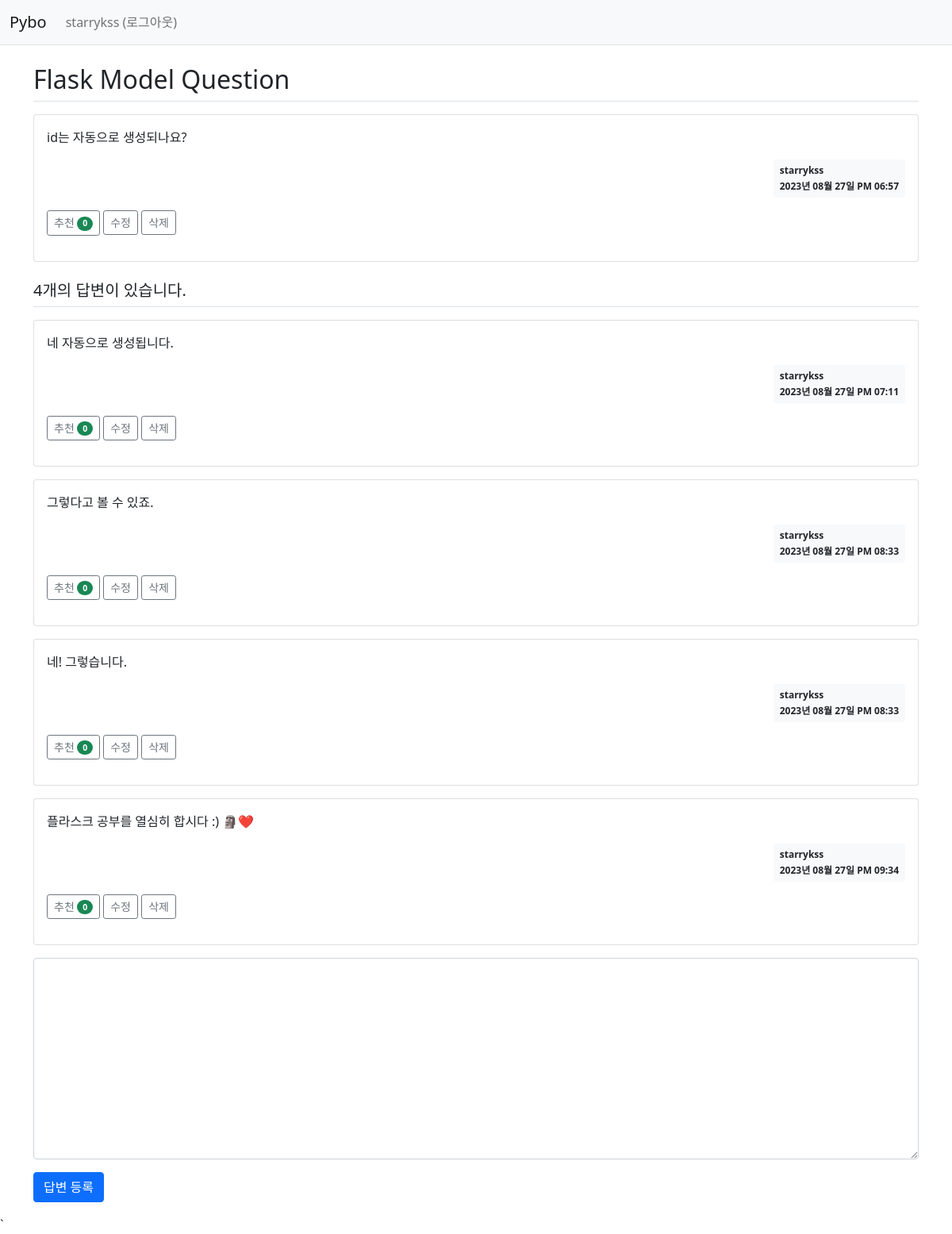
Screenshot of /question/detail/2/ (signed in) with the database file from the repository.
### pybo/models.py (models this page shows)
class User(db.Model):
    id = db.Column(db.Integer, primary_key=True)
    username = db.Column(db.String(150), unique=True, nullable=False)
    password = db.Column(db.String(200), nullable=False)
    email = db.Column(db.String(120), unique=True, nullable=False)

class Question(db.Model):
    id = db.Column(db.Integer, primary_key=True)
    subject = db.Column(db.String(200), nullable=False)
    content = db.Column(db.Text(), nullable=False)
    create_date = db.Column(db.DateTime(), nullable=False)
    user_id = db.Column(db.Integer, db.ForeignKey('user.id', ondelete='CASCADE'), nullable=False)
    user = db.relationship('User', backref=db.backref('question_set'))
    modify_date = db.Column(db.DateTime(), nullable=True)
    voter = db.relationship('User', secondary=question_voter, backref=db.backref('question_voter_set'))

class Answer(db.Model):
    id = db.Column(db.Integer, primary_key=True)
    question_id = db.Column(db.Integer, db.ForeignKey('question.id', ondelete='CASCADE'))
    question = db.relationship('Question', backref=db.backref('answer_set'))
    content = db.Column(db.Text(), nullable=False)
    create_date = db.Column(db.DateTime(), nullable=False)
    user_id = db.Column(db.Integer, db.ForeignKey('user.id', ondelete='CASCADE'), nullable=False)
    user = db.relationship('User', backref=db.backref('answer_set'))
    modify_date = db.Column(db.DateTime(), nullable=True)
    voter = db.relationship('User', secondary=answer_voter, backref=db.backref('answer_voter_set'))

### pybo/views/question_views.py (the view)
@bp.route('/detail/<int:question_id>/')
def detail(question_id):
    form = AnswerForm()
    question = Question.query.get_or_404(question_id)
    return render_template('question/question_detail.html', question=question, form=form)

### pybo/forms.py
class AnswerForm(FlaskForm):
    content = TextAreaField('내용', validators=[DataRequired('내용은 필수입력 항목입니다.')])

### pybo/filter.py (called while the page is built)
def format_datetime(value, fmt='%Y년 %m월 %d일 %p %I:%M'):
    return value.strftime(fmt)

### pybo/views/auth_views.py (called while the page is built)
@bp.before_app_request
def load_logged_in_user():
    user_id = session.get('user_id')
    if user_id is None:
        g.user = None
    else:
        g.user = User.query.get(user_id)

### pybo/templates/question/question_detail.html (shortened to what this page needs)
{% extends 'base.html' %}
{% block content %}
<div class="container my-3">
    <h2 class="border-bottom py-2">{{ question.subject }}</h2>
    <div class="card my-3">
        <div class="card-body">
            <div class="card-text">{{ question.content|markdown }}</div>
            <div class="d-flex justify-content-end">
                <div class="badge bg-light text-dark p-2 text-start">
                    <div class="mb-2">{{ question.user.username }}</div>
                    <div>{{ question.create_date|datetime }}</div>
                </div>
            </div>
            <div class="my-3">
                <a href="javascript:void(0)" data-uri="{{ url_for('question.vote', question_id=question.id) }}" class="recommend btn btn-sm btn-outline-secondary"> 추천
                <span class="badge rounded-pill bg-success">{{ question.voter|length }}</span>
                </a>
                {% if g.user == question.user %}
                <a href="{{ url_for('question.modify', question_id=question.id) }}" class="btn btn-sm btn-outline-secondary">수정</a>
                <a href="javascript:void(0)" class="delete btn btn-sm btn-outline-secondary" data-uri="{{ url_for('question.delete', question_id=question.id) }}">삭제</a>
                {% endif %}
            </div>
        </div>
    </div>
    <h5 class="border-bottom my-3 py-2">{{ question.answer_set|length }}개의 답변이 있습니다.</h5>
    {% for answer in question.answer_set %}
    <div class="card my-3">
        <div class="card-body">
            <div class="card-text">{{ answer.content|markdown }}</div>
            <div class="d-flex justify-content-end">
                <div class="badge bg-light text-dark p-2 text-start">
                    <div class="mb-2">{{ answer.user.username }}</div>
                    <div>{{ answer.create_date|datetime }}</div>
                </div>
            </div>
            <div class="my-3">
                <a href="javascript:void(0)" data-uri="{{ url_for('answer.vote', answer_id=answer.id) }}" class="recommend btn btn-sm btn-outline-secondary"> 추천
                <span class="badge rounded-pill bg-success">{{ answer.voter|length }}</span>
                </a>
                {% if g.user == answer.user %}
                <a href="{{ url_for('answer.modify', answer_id=answer.id) }}" class="btn btn-sm btn-outline-secondary">수정</a>
                <a href="#" class="delete btn btn-sm btn-outline-secondary" data-uri="{{ url_for('answer.delete', answer_id=answer.id) }}">삭제</a>
                {% endif %}
            </div>
        </div>
    </div>
    {% endfor %}
    <form action="{{ url_for('answer.create', question_id=question.id) }}" method="post" class="my-3">
        <div class="mb-3">
            <textarea {% if not g.user %}disabled{% endif %} name="content" id="content" class="form-control" rows="10"></textarea>
        </div>
        <input type="submit" value="답변 등록" class="btn btn-primary">
    </form>
</div>
{% endblock %}

### pybo/templates/navbar.html (shortened to what this page needs)
<nav class="navbar navbar-expand-lg navbar-light bg-light border-bottom">
    <div class="container-fluid">
        <a class="navbar-brand" href="{{ url_for('main.index') }}">Pybo</a>
        <div class="collapse navbar-collapse" id="navbarSupportedContent">
            {% if g.user %}
            <ul class="navbar-nav">
                <li class="nav-item ">
                    <a class="nav-link" href="{{ url_for('auth.logout') }}">{{ g.user.username }} (로그아웃)</a>
                </li>
            </ul>
            {% endif %}
        </div>
    </div>
</nav>

### rows the page displays
User: user.username "starrykss"
Question: subject "Flask Model Question", content "id는 자동으로 생성되나요?", create_date "2023년 08월 27일 PM 06:57"
Answer: content "네 자동으로 생성됩니다.", user.username "starrykss", create_date "2023년 08월 27일 PM 07:11", voter|length "0"
Answer: content "그렇다고 볼 수 있죠.", user.username "starrykss", create_date "2023년 08월 27일 PM 08:33", voter|length "0"
Answer: content "네! 그렇습니다.", user.username "starrykss", create_date "2023년 08월 27일 PM 08:33", voter|length "0"
Answer: content "플라스크 공부를 열심히 합시다 :) 🗿❤️", user.username "starrykss", create_date "2023년 08월 27일 PM 09:34", voter|length "0"

### other values shown
{{ question.voter|length }} "0"
{{ question.answer_set|length }} "4"
